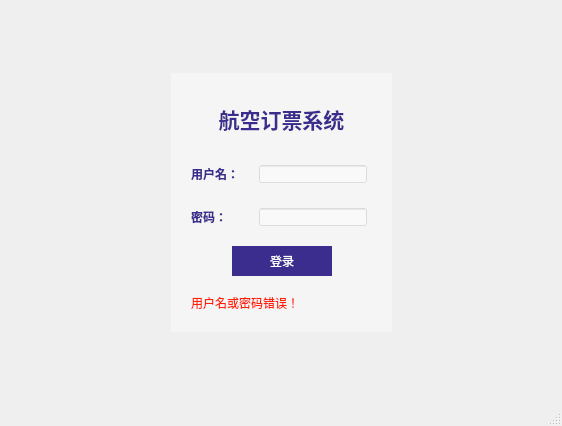
<?xml version="1.0" encoding="UTF-8"?>
<ui version="4.0">
 <class>MainWindow</class>
 <widget class="QMainWindow" name="MainWindow">
  <property name="geometry">
   <rect>
    <x>0</x>
    <y>0</y>
    <width>562</width>
    <height>426</height>
   </rect>
  </property>
  <property name="windowTitle">
   <string>MainWindow</string>
  </property>
  <property name="styleSheet">
   <string notr="true"/>
  </property>
  <widget class="QWidget" name="centralwidget">
   <layout class="QGridLayout" name="gridLayout">
    <item row="0" column="1">
     <spacer name="verticalSpacer">
      <property name="orientation">
       <enum>Qt::Vertical</enum>
      </property>
      <property name="sizeHint" stdset="0">
       <size>
        <width>20</width>
        <height>39</height>
       </size>
      </property>
     </spacer>
    </item>
    <item row="1" column="1" rowspan="2">
     <widget class="QWidget" name="widget" native="true">
      <property name="styleSheet">
       <string notr="true">
background-color: rgba(255, 255, 255, 100);</string>
      </property>
      <layout class="QVBoxLayout" name="verticalLayout_4">
       <property name="spacing">
        <number>18</number>
       </property>
       <property name="leftMargin">
        <number>20</number>
       </property>
       <property name="topMargin">
        <number>20</number>
       </property>
       <property name="rightMargin">
        <number>20</number>
       </property>
       <property name="bottomMargin">
        <number>20</number>
       </property>
       <item>
        <layout class="QVBoxLayout" name="verticalLayout_3">
         <property name="spacing">
          <number>15</number>
         </property>
         <item>
          <widget class="QLabel" name="label">
           <property name="sizePolicy">
            <sizepolicy hsizetype="Preferred" vsizetype="Preferred">
             <horstretch>10</horstretch>
             <verstretch>0</verstretch>
            </sizepolicy>
           </property>
           <property name="font">
            <font>
             <family>Consolas</family>
             <pointsize>16</pointsize>
             <weight>75</weight>
             <italic>false</italic>
             <bold>true</bold>
            </font>
           </property>
           <property name="styleSheet">
            <string notr="true">margin:10px;
background-color: rgba(255, 255, 255, 0);
color: rgb(59, 45, 141);
border:0px;</string>
           </property>
           <property name="text">
            <string>航空订票系统</string>
           </property>
           <property name="textFormat">
            <enum>Qt::AutoText</enum>
           </property>
           <property name="alignment">
            <set>Qt::AlignCenter</set>
           </property>
          </widget>
         </item>
         <item>
          <layout class="QHBoxLayout" name="horizontalLayout">
           <item>
            <layout class="QVBoxLayout" name="verticalLayout">
             <item>
              <widget class="QLabel" name="label_2">
               <property name="font">
                <font>
                 <family>Arial</family>
                 <weight>75</weight>
                 <bold>true</bold>
                </font>
               </property>
               <property name="styleSheet">
                <string notr="true">
color: rgb(59, 45, 141);
background-color: rgba(255, 255, 255, 0);
border:0px;</string>
               </property>
               <property name="text">
                <string>用户名：</string>
               </property>
              </widget>
             </item>
             <item>
              <widget class="QLabel" name="label_3">
               <property name="font">
                <font>
                 <family>Arial</family>
                 <weight>75</weight>
                 <bold>true</bold>
                </font>
               </property>
               <property name="styleSheet">
                <string notr="true">color: rgb(59, 45, 141);
border:0px;
background-color: rgba(255, 255, 255, 0);</string>
               </property>
               <property name="text">
                <string>密码：</string>
               </property>
              </widget>
             </item>
            </layout>
           </item>
           <item>
            <layout class="QVBoxLayout" name="verticalLayout_2">
             <item>
              <widget class="QLineEdit" name="UserName">
               <property name="styleSheet">
                <string notr="true">margin:5px;</string>
               </property>
              </widget>
             </item>
             <item>
              <widget class="QLineEdit" name="password">
               <property name="styleSheet">
                <string notr="true">margin:5px;</string>
               </property>
              </widget>
             </item>
            </layout>
           </item>
          </layout>
         </item>
         <item>
          <layout class="QHBoxLayout" name="horizontalLayout_2">
           <item>
            <spacer name="horizontalSpacer_4">
             <property name="orientation">
              <enum>Qt::Horizontal</enum>
             </property>
             <property name="sizeHint" stdset="0">
              <size>
               <width>40</width>
               <height>20</height>
              </size>
             </property>
            </spacer>
           </item>
           <item>
            <widget class="QPushButton" name="loginButton">
             <property name="minimumSize">
              <size>
               <width>100</width>
               <height>30</height>
              </size>
             </property>
             <property name="styleSheet">
              <string notr="true">background-color:rgb(59, 45, 141);
color: rgb(255, 255, 255);
border:0px;</string>
             </property>
             <property name="text">
              <string>登录</string>
             </property>
            </widget>
           </item>
           <item>
            <spacer name="horizontalSpacer">
             <property name="orientation">
              <enum>Qt::Horizontal</enum>
             </property>
             <property name="sizeHint" stdset="0">
              <size>
               <width>40</width>
               <height>20</height>
              </size>
             </property>
            </spacer>
           </item>
          </layout>
         </item>
        </layout>
       </item>
       <item>
        <widget class="QLabel" name="warningText">
         <property name="styleSheet">
          <string notr="true">color: rgb(255, 32, 3);
border:0px;
background-color: rgba(255, 255, 255, 0);</string>
         </property>
         <property name="text">
          <string>用户名或密码错误！</string>
         </property>
        </widget>
       </item>
      </layout>
     </widget>
    </item>
    <item row="1" column="2">
     <spacer name="horizontalSpacer_3">
      <property name="orientation">
       <enum>Qt::Horizontal</enum>
      </property>
      <property name="sizeHint" stdset="0">
       <size>
        <width>75</width>
        <height>20</height>
       </size>
      </property>
     </spacer>
    </item>
    <item row="2" column="0">
     <spacer name="horizontalSpacer_2">
      <property name="orientation">
       <enum>Qt::Horizontal</enum>
      </property>
      <property name="sizeHint" stdset="0">
       <size>
        <width>76</width>
        <height>20</height>
       </size>
      </property>
     </spacer>
    </item>
    <item row="3" column="1">
     <spacer name="verticalSpacer_2">
      <property name="orientation">
       <enum>Qt::Vertical</enum>
      </property>
      <property name="sizeHint" stdset="0">
       <size>
        <width>20</width>
        <height>39</height>
       </size>
      </property>
     </spacer>
    </item>
   </layout>
  </widget>
  <widget class="QMenuBar" name="menubar">
   <property name="geometry">
    <rect>
     <x>0</x>
     <y>0</y>
     <width>562</width>
     <height>29</height>
    </rect>
   </property>
  </widget>
  <widget class="QStatusBar" name="statusbar"/>
 </widget>
 <resources/>
 <connections/>
</ui>
